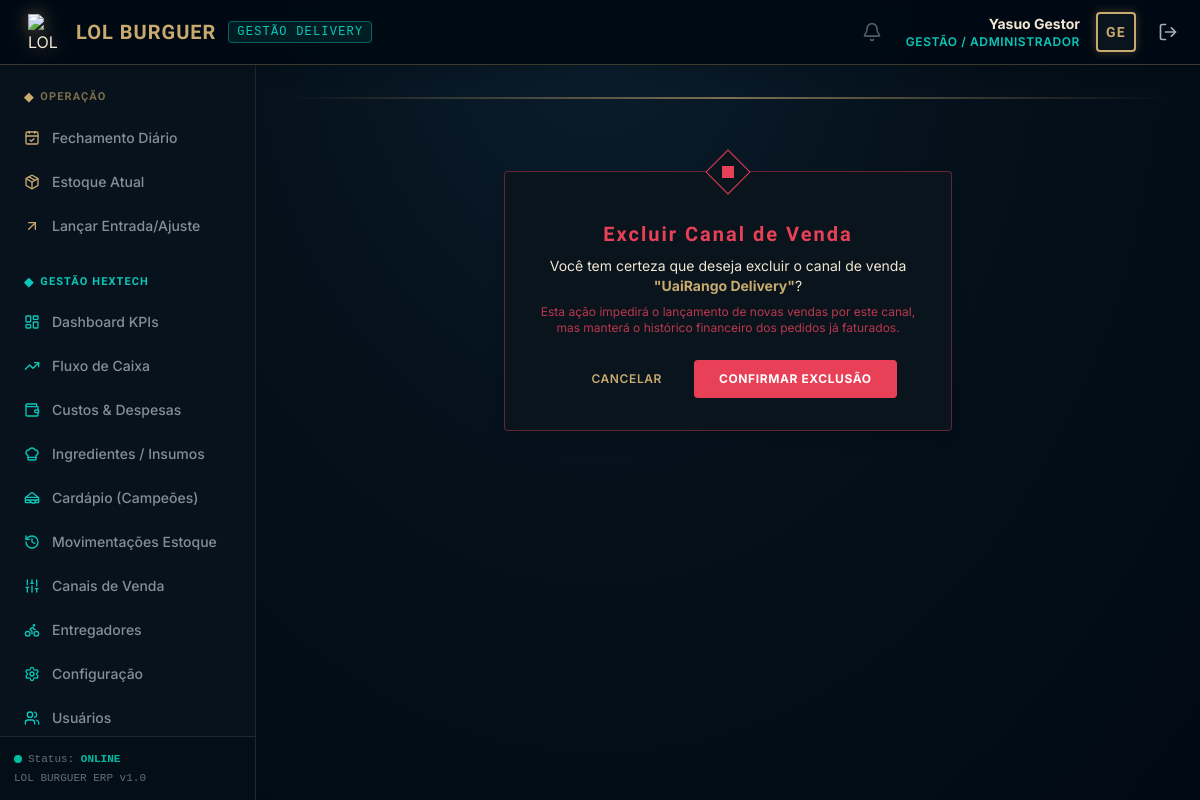
The page /vendas/canais/12/excluir/ (signed in) on the database its author committed.
### core/models.py (models this page shows, shortened)
class Usuario(AbstractUser):
    ROLE_CHOICES = (
        ('GESTAO', 'Gestão / Administrador'),
        ('OPERADOR', 'Operador de Caixa / Atendente'),
    )
    role = models.CharField(
        max_length=20,
        choices=ROLE_CHOICES,
        default='OPERADOR',
        verbose_name="Cargo / Nível de Acesso"
    )
    class Meta:
        verbose_name = "Usuário"
        verbose_name_plural = "Usuários"
        ordering = ['username']

### vendas/models.py (models this page shows, shortened)
class CanalVenda(models.Model):
    nome = models.CharField(max_length=50, unique=True, verbose_name="Nome do Canal")
    taxa_comissao = models.DecimalField(
        max_digits=5, decimal_places=4, default=0,
        verbose_name="Comissão base (%)",
        help_text="Cobrada quando o cliente paga na entrega. iFood 12%, UaiRango 8%, app próprio 0%.")
    taxa_online = models.DecimalField(
        max_digits=5, decimal_places=4, default=0,
        verbose_name="Taxa total no pagamento on-line (%)",
        help_text="Cobrada quando o cliente paga dentro do app. iFood 15,2%, UaiRango 11,5%, app próprio 0%.")
    taxa_fixa = models.DecimalField(max_digits=10, decimal_places=2, default=0, verbose_name="Taxa Fixa por Pedido (R$)")
    dias_repasse = models.IntegerField(default=1, verbose_name="Dias para Repasse")
    class Meta:
        verbose_name = "Canal de Venda"
        verbose_name_plural = "Canais de Venda"
        ordering = ['nome']

### core/decorators.py (the view)
    def _wrapped_view_func(request, *args, **kwargs):
        if request.user.is_authenticated and request.user.role == 'GESTAO':
            return view_func(request, *args, **kwargs)
        messages.error(request, "Acesso negado: Apenas a Gestão tem permissão para acessar esta página.")
        return redirect('home')

### vendas/views.py (called while the page is built)
@login_required
@gestao_required
def canal_excluir(request, pk):
    canal = get_object_or_404(CanalVenda, pk=pk)
    if request.method == 'POST':
        nome = canal.nome
        canal.delete()
        messages.success(request, f"Canal '{nome}' excluído.")
        return redirect('canal_listar')
    return render(request, 'vendas/canal_confirm_delete.html', {'canal': canal})

### templates/vendas/canal_confirm_delete.html (shortened to what this page needs)
{% extends "base.html" %}
{% block content %}
<div class="max-w-md mx-auto my-12">
    <div class="bg-hex_dark_card border border-hex_danger/40 p-6 md:p-8 rounded shadow-lg relative text-center">
        <div class="absolute top-0 left-1/2 transform -translate-x-1/2 -translate-y-1/2 w-8 h-8 rotate-45 border border-hex_danger flex items-center justify-center bg-hex_dark_card">
            <div class="w-3 h-3 bg-hex_danger rotate-45"></div>
        </div>
        <h1 class="text-xl font-bold title-hex text-hex_danger mt-4 mb-2">Excluir Canal de Venda</h1>
        <p class="text-sm text-hex_gold_light mb-6">
            Você tem certeza que deseja excluir o canal de venda <span class="font-bold text-hex_gold">"{{ canal.nome }}"</span>?
            <br>
            <span class="text-xs text-hex_danger/80 block mt-2">Esta ação impedirá o lançamento de novas vendas por este canal, mas manterá o histórico financeiro dos pedidos já faturados.</span>
        </p>
        <form method="post" class="flex items-center justify-center space-x-4">
            <a href="{% url 'canal_listar' %}" class="px-4 py-2.5 rounded text-xs font-semibold text-hex_gold hover:text-white transition-all uppercase tracking-wider">
                Cancelar
            </a>
            <button type="submit" class="bg-hex_danger hover:bg-red-700 text-white font-bold py-2.5 px-6 rounded transition-all uppercase tracking-wider text-xs border border-hex_danger/40">
                Confirmar Exclusão
            </button>
        </form>
    </div>
</div>
{% endblock %}

### templates/base.html (shortened to what this page needs)
<!DOCTYPE html>
<html lang="pt-br" class="h-full">
<head>
    <script src="https://cdn.tailwindcss.com"></script>
</head>
<body class="h-full flex flex-col" x-data="{ mobileSidebarOpen: false }">
    <header class="bg-hex_dark_bg/95 border-b border-hex_gold/30 px-4 py-3 flex items-center justify-between z-20 shadow-lg backdrop-blur-sm">
        <div class="flex items-center space-x-3">
            <div class="flex items-center space-x-3">
                <img src="/media/produtos/logo.png" alt="LOL BURGUER Logo" class="w-9 h-9 object-contain filter drop-shadow-[0_0_8px_rgba(200,170,110,0.5)]">
                <span class="text-xl font-bold title-hex text-hex_gold tracking-wider">LOL BURGUER</span>
                <span class="hidden md:inline-block text-xs font-mono uppercase tracking-widest text-hex_blue border border-hex_blue/40 bg-hex_blue/10 px-2 py-0.5 rounded">
                    Gestão Delivery
                </span>
            </div>
        </div>
        <div class="flex items-center space-x-4">
            {% if user.is_authenticated %}
                <div hx-get="{% url 'notificacoes_badge' %}" hx-trigger="load, every 60s" class="relative group cursor-pointer mr-2">
                    <i data-lucide="bell" class="w-5 h-5 text-hex_gold_dim opacity-50 group-hover:opacity-100 transition-opacity"></i>
                </div>
                <div class="text-right hidden sm:block">
                    <p class="text-sm font-bold text-hex_gold_light">{{ user.get_full_name|default:user.username }}</p>
                    <p class="text-xs text-hex_blue uppercase tracking-wider font-semibold">{{ user.get_role_display }}</p>
                </div>
                <div class="w-10 h-10 border-2 border-hex_gold rounded flex items-center justify-center bg-hex_dark_card shadow-[0_0_10px_rgba(200,170,110,0.3)]">
                    <span class="text-hex_gold font-bold title-hex text-sm">{{ user.username|slice:":2"|upper }}</span>
                </div>
                <a href="{% url 'logout' %}" class="text-hex_gold_dim hover:text-hex_gold p-1.5 rounded hover:bg-hex_dark_card transition-all" title="Sair do Sistema">
                    <i data-lucide="log-out" class="w-5 h-5"></i>
                </a>
            {% else %}
                <span class="text-xs uppercase text-hex_gold_dim font-mono">Sem autenticação</span>
            {% endif %}
        </div>
    </header>
    <div class="flex-1 flex min-h-0 overflow-hidden">
        {% if user.is_authenticated %}
        <aside
            :class="mobileSidebarOpen ? 'translate-x-0' : '-translate-x-full lg:translate-x-0'"
            class="fixed inset-y-0 left-0 pt-16 lg:pt-0 lg:static w-64 bg-hex_dark_card/95 border-r border-hex_dark_border flex flex-col justify-between transition-transform duration-300 ease-in-out z-10 lg:z-0 backdrop-blur-sm"
        >
            <div class="flex-1 overflow-y-auto px-3 py-6 space-y-7">
                <div>
                    <h3 class="text-[11px] uppercase text-hex_gold/60 font-bold tracking-widest mb-3 px-3 title-hex flex items-center space-x-1.5">
                        <span class="text-hex_gold text-xs">◆</span>
                        <span>Operação</span>
                    </h3>
                    <nav class="space-y-1">
                        <a href="{% url 'fechamento_diario' %}" class="flex items-center space-x-3 px-3 py-2.5 rounded text-sm font-medium transition-all hover:bg-hex_dark_bg/80 hover:text-hex_gold_light {% if request.resolver_match.url_name == 'fechamento_diario' %}bg-[#0B1D2C] text-hex_gold_light border-l-4 border-hex_gold font-bold shadow-[0_0_10px_rgba(200,170,110,0.15)]{% else %}text-hex_gold_dim/80{% endif %}">
                            <i data-lucide="calendar-check" class="w-4 h-4 text-hex_gold"></i>
                            <span>Fechamento Diário</span>
                        </a>
                        <a href="{% url 'estoque_resumo' %}" class="flex items-center space-x-3 px-3 py-2.5 rounded text-sm font-medium transition-all hover:bg-hex_dark_bg/80 hover:text-hex_gold_light {% if request.resolver_match.url_name == 'estoque_resumo' %}bg-[#0B1D2C] text-hex_gold_light border-l-4 border-hex_gold font-bold shadow-[0_0_10px_rgba(200,170,110,0.15)]{% else %}text-hex_gold_dim/80{% endif %}">
                            <i data-lucide="package" class="w-4 h-4 text-hex_gold"></i>
                            <span>Estoque Atual</span>
                        </a>
                        <a href="{% url 'estoque_ajustar' %}" class="flex items-center space-x-3 px-3 py-2.5 rounded text-sm font-medium transition-all hover:bg-hex_dark_bg/80 hover:text-hex_gold_light {% if request.resolver_match.url_name == 'estoque_ajustar' %}bg-[#0B1D2C] text-hex_gold_light border-l-4 border-hex_gold font-bold shadow-[0_0_10px_rgba(200,170,110,0.15)]{% else %}text-hex_gold_dim/80{% endif %}">
                            <i data-lucide="arrow-up-right" class="w-4 h-4 text-hex_gold"></i>
                            <span>Lançar Entrada/Ajuste</span>
                        </a>
                    </nav>
                </div>
                {% if user.role == 'GESTAO' %}
                <div>
                    <h3 class="text-[11px] uppercase text-hex_blue font-bold tracking-widest mb-3 px-3 title-hex flex items-center space-x-1.5">
                        <span class="text-hex_blue text-xs">◆</span>
                        <span>Gestão Hextech</span>
                    </h3>
                    <nav class="space-y-1">
                        <a href="{% url 'dashboard' %}" class="flex items-center space-x-3 px-3 py-2.5 rounded text-sm font-medium transition-all hover:bg-hex_dark_bg/80 hover:text-hex_blue {% if request.resolver_match.url_name == 'dashboard' %}bg-[#0B1D2C] text-hex_blue border-l-4 border-hex_blue font-bold shadow-[0_0_10px_rgba(10,200,185,0.2)]{% else %}text-hex_gold_dim/80{% endif %}">
                            <i data-lucide="layout-dashboard" class="w-4 h-4 text-hex_blue"></i>
                            <span>Dashboard KPIs</span>
                        </a>
                        <a href="{% url 'fluxo_caixa_projetado' %}" class="flex items-center space-x-3 px-3 py-2.5 rounded text-sm font-medium transition-all hover:bg-hex_dark_bg/80 hover:text-hex_blue {% if request.resolver_match.url_name == 'fluxo_caixa_projetado' %}bg-[#0B1D2C] text-hex_blue border-l-4 border-hex_blue font-bold shadow-[0_0_10px_rgba(10,200,185,0.2)]{% else %}text-hex_gold_dim/80{% endif %}">
                            <i data-lucide="trending-up" class="w-4 h-4 text-hex_blue"></i>
                            <span>Fluxo de Caixa</span>
                        </a>
                        <a href="{% url 'despesa_listar' %}" class="flex items-center space-x-3 px-3 py-2.5 rounded text-sm font-medium transition-all hover:bg-hex_dark_bg/80 hover:text-hex_blue {% if request.resolver_match.url_name == 'despesa_listar' or 'despesa_criar' in request.resolver_match.url_name or 'despesa_editar' in request.resolver_match.url_name %}bg-[#0B1D2C] text-hex_blue border-l-4 border-hex_blue font-bold shadow-[0_0_10px_rgba(10,200,185,0.2)]{% else %}text-hex_gold_dim/80{% endif %}">
                            <i data-lucide="wallet" class="w-4 h-4 text-hex_blue"></i>
                            <span>Custos & Despesas</span>
                        </a>
                        <a href="{% url 'ingrediente_listar' %}" class="flex items-center space-x-3 px-3 py-2.5 rounded text-sm font-medium transition-all hover:bg-hex_dark_bg/80 hover:text-hex_blue {% if request.resolver_match.url_name == 'ingrediente_listar' %}bg-[#0B1D2C] text-hex_blue border-l-4 border-hex_blue font-bold shadow-[0_0_10px_rgba(10,200,185,0.2)]{% else %}text-hex_gold_dim/80{% endif %}">
                            <i data-lucide="chef-hat" class="w-4 h-4 text-hex_blue"></i>
                            <span>Ingredientes / Insumos</span>
                        </a>
                        <a href="{% url 'produto_listar' %}" class="flex items-center space-x-3 px-3 py-2.5 rounded text-sm font-medium transition-all hover:bg-hex_dark_bg/80 hover:text-hex_blue {% if request.resolver_match.url_name == 'produto_listar' %}bg-[#0B1D2C] text-hex_blue border-l-4 border-hex_blue font-bold shadow-[0_0_10px_rgba(10,200,185,0.2)]{% else %}text-hex_gold_dim/80{% endif %}">
                            <i data-lucide="sandwich" class="w-4 h-4 text-hex_blue"></i>
                            <span>Cardápio (Campeões)</span>
                        </a>
                        <a href="{% url 'estoque_historico' %}" class="flex items-center space-x-3 px-3 py-2.5 rounded text-sm font-medium transition-all hover:bg-hex_dark_bg/80 hover:text-hex_blue {% if request.resolver_match.url_name == 'estoque_historico' %}bg-[#0B1D2C] text-hex_blue border-l-4 border-hex_blue font-bold shadow-[0_0_10px_rgba(10,200,185,0.2)]{% else %}text-hex_gold_dim/80{% endif %}">
                            <i data-lucide="history" class="w-4 h-4 text-hex_blue"></i>
                            <span>Movimentações Estoque</span>
                        </a>
                        <a href="{% url 'canal_listar' %}" class="flex items-center space-x-3 px-3 py-2.5 rounded text-sm font-medium transition-all hover:bg-hex_dark_bg/80 hover:text-hex_blue {% if request.resolver_match.url_name == 'canal_listar' %}bg-[#0B1D2C] text-hex_blue border-l-4 border-hex_blue font-bold shadow-[0_0_10px_rgba(10,200,185,0.2)]{% else %}text-hex_gold_dim/80{% endif %}">
                            <i data-lucide="sliders" class="w-4 h-4 text-hex_blue"></i>
                            <span>Canais de Venda</span>
                        </a>
                        <a href="{% url 'entregador_listar' %}" class="flex items-center space-x-3 px-3 py-2.5 rounded text-sm font-medium transition-all hover:bg-hex_dark_bg/80 hover:text-hex_blue {% if request.resolver_match.url_name == 'entregador_listar' %}bg-[#0B1D2C] text-hex_blue border-l-4 border-hex_blue font-bold shadow-[0_0_10px_rgba(10,200,185,0.2)]{% else %}text-hex_gold_dim/80{% endif %}">
                            <i data-lucide="bike" class="w-4 h-4 text-hex_blue"></i>
                            <span>Entregadores</span>
                        </a>
                        <a href="{% url 'configuracao_financeira' %}" class="flex items-center space-x-3 px-3 py-2.5 rounded text-sm font-medium transition-all hover:bg-hex_dark_bg/80 hover:text-hex_blue {% if request.resolver_match.url_name == 'configuracao_financeira' %}bg-[#0B1D2C] text-hex_blue border-l-4 border-hex_blue font-bold shadow-[0_0_10px_rgba(10,200,185,0.2)]{% else %}text-hex_gold_dim/80{% endif %}">
                            <i data-lucide="settings" class="w-4 h-4 text-hex_blue"></i>
                            <span>Configuração</span>
                        </a>
                        <a href="{% url 'usuario_listar' %}" class="flex items-center space-x-3 px-3 py-2.5 rounded text-sm font-medium transition-all hover:bg-hex_dark_bg/80 hover:text-hex_blue {% if 'usuario' in request.resolver_match.url_name %}bg-[#0B1D2C] text-hex_blue border-l-4 border-hex_blue font-bold shadow-[0_0_10px_rgba(10,200,185,0.2)]{% else %}text-hex_gold_dim/80{% endif %}">
                            <i data-lucide="users" class="w-4 h-4 text-hex_blue"></i>
                            <span>Usuários</span>
                        </a>
                    </nav>
                </div>
                {% endif %}
            </div>
            <div class="p-3.5 border-t border-hex_dark_border bg-hex_dark_bg/50 text-[11px] font-mono text-hex_gold_dim/60">
                <p class="flex items-center space-x-1.5">
                    <span class="w-2 h-2 rounded-full bg-hex_success animate-pulse inline-block"></span>
                    <span>Status: <strong class="text-hex_success font-semibold">ONLINE</strong></span>
                </p>
                <p class="mt-0.5">LOL BURGUER ERP v1.0</p>
            </div>
        </aside>
        {% endif %}
        <main class="flex-1 flex flex-col overflow-y-auto min-h-0 p-4 md:p-6 lg:p-8 relative">
            <div class="h-0.5 bg-gradient-to-r from-transparent via-hex_gold to-transparent mb-6 opacity-60"></div>
            {% block content %}
            {% endblock %}
        </main>
    </div>
</body>
</html>

### templates/base.html (style rules this page uses)
body { font-family: 'Inter', 'Rubik', sans-serif; background-color: #010A13; background-image: radial-gradient(ellipse at 50% 0%, #0B1D2C 0%, #04101A 45%, #010A13 100%); color: #F0E6D2; }
.title-hex { font-family: 'Marcellus', 'Cinzel', serif; letter-spacing: 0.1em; }

### rows shown on the page
Usuario: get_full_name "Yasuo Gestor", role "GESTÃO / ADMINISTRADOR", username "GE"
CanalVenda: nome "UaiRango Delivery"
